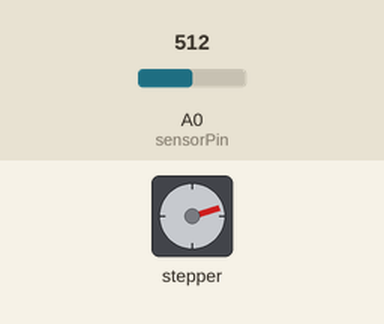
Bench run of a sketch on a simulated Arduino Uno, built with avr-gcc and run on an emulated ATmega328P. Shown: stepper motor. Wiring (inferred from the names in the program): stepper motor driver (200 steps per turn assumed): step pin 9; direction pin 8. Inputs (shaded band) come from the test bench; at power-on: A0 (sensorPin) = 512.

Above: at 1.2 s.
1.3 s: A0 (sensorPin) set to 716
At 1.96 s:
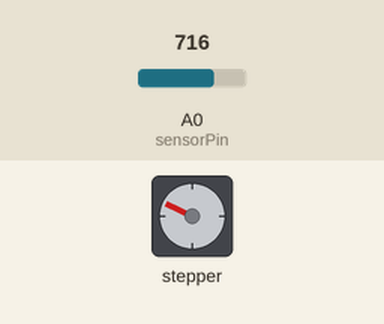
4.3 s: A0 (sensorPin) set to 900
At 4.97 s:
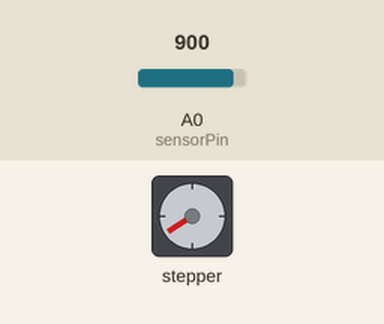
7.3 s: A0 (sensorPin) set to 306
At 7.98 s:
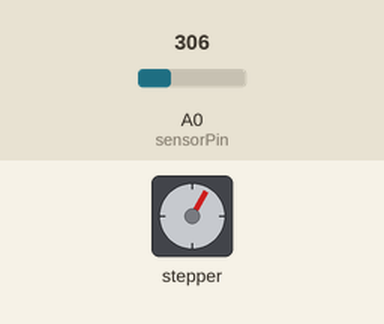
10.3 s: A0 (sensorPin) set to 1023
Timing chart, 0 to 17.3 s (numbered marks = the images above; inputs shaded):
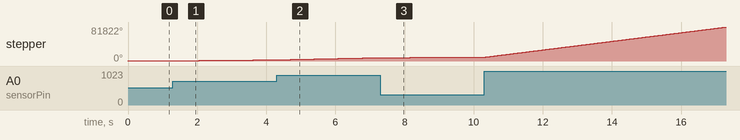

The sketch:

fat_stepper_try_.ino
```cpp
int sensorPin = A0;
int sensorValue = 0;

void setup() {
  pinMode(8, OUTPUT);     //direction pin
  pinMode(9, OUTPUT); //step pin
  digitalWrite(8, HIGH);
  digitalWrite(9, LOW);
}

void loop() {
  sensorValue = analogRead(sensorPin);
  sensorValue = map(sensorValue,0,1023,3600,1);
  digitalWrite(9, HIGH);
  delayMicroseconds(sensorValue);
  digitalWrite(9, LOW);
  delayMicroseconds(sensorValue);
 }
```
